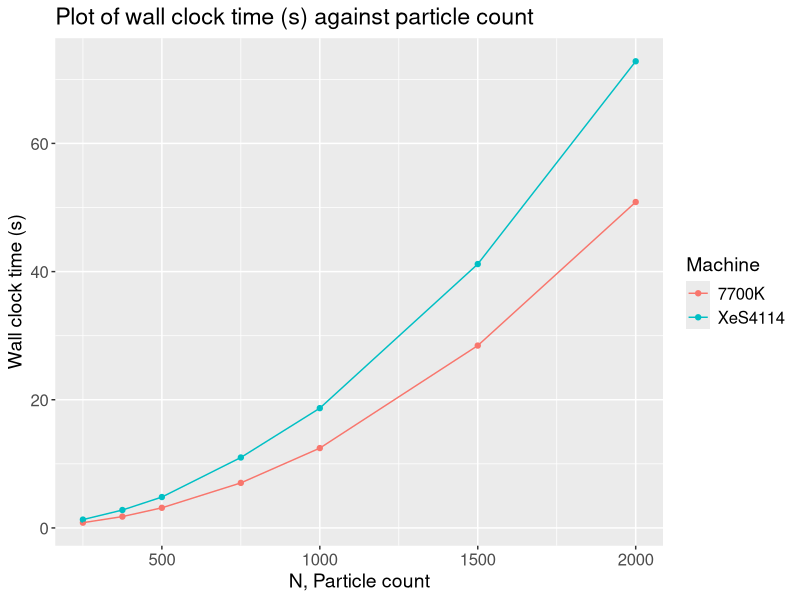
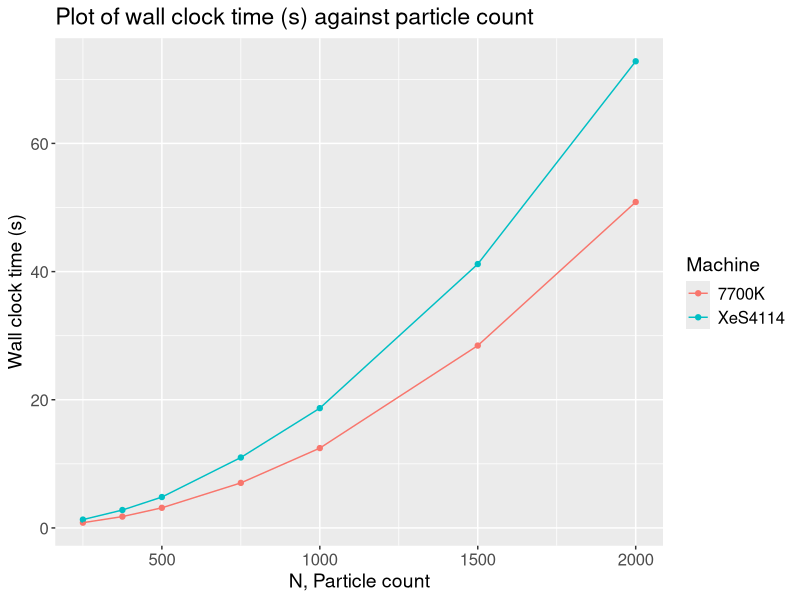

R code for these plots, in order: (Note: this script raises an error after producing the figures.)
library(ggplot2)
library(dplyr)

setwd("E:/Brownie/openmp/report/rawResults/")
seqData = read.csv("seqData.csv")
parData = read.csv("parData.csv")

DEFAULT_N = 1000
DEFAULT_L = 20000
DEFAULT_r = 1
DEFAULT_STEPS = 1000

SAVE_LOCATION = "../processedResults/"

defaultTheme = theme(text=element_text(size=14),
                     axis.text=element_text(size=12),
                     legend.text=element_text(size=12),
                     axis.title=element_text(size=14))
machineLabs = labs(color = 'Machine')

varyNData = with(seqData, seqData[which(L == DEFAULT_L & r == DEFAULT_r & steps == DEFAULT_STEPS),])
ggplot(varyNData) +
    geom_point(aes(N, wall.clock.time, color=machine)) + 
    geom_line(aes(N, wall.clock.time, color=machine)) +
    labs(title = "Plot of wall clock time (s) against particle count",
         x  = "N, Particle count",
         y = "Wall clock time (s)") +
    defaultTheme + machineLabs
ggsave(paste0(SAVE_LOCATION, "seq-varyN.png"), dpi = 300)
write.csv(varyNData, paste0(SAVE_LOCATION, "seq-varyN.csv"), row.names = FALSE)
rm(varyNData)

varyLData = with(seqData, seqData[which(N == DEFAULT_N & r == DEFAULT_r & steps == DEFAULT_STEPS),])
ggplot(varyLData) +
    geom_point(aes(L, wall.clock.time, color=machine)) +
    geom_line(aes(L, wall.clock.time, color=machine)) +
    labs(title = "Plot of wall clock time (s) against box length (units)",
         x  = "L, Box length (units)",
         y = "Wall clock time (s)") +
    defaultTheme + machineLabs
ggsave(paste0(SAVE_LOCATION, "seq-varyL.png"), dpi = 300)
write.csv(varyLData, paste0(SAVE_LOCATION, "seq-varyL.csv"), row.names = FALSE)
rm(varyLData)

varyRData = with(seqData, seqData[which(N == DEFAULT_N & L == DEFAULT_L & steps == DEFAULT_STEPS),])
ggplot(varyRData) +
    geom_point(aes(r, wall.clock.time, color=machine)) +
    geom_line(aes(r, wall.clock.time, color=machine)) +
    labs(title = "Plot of wall clock time (s) against particle radius length (units)",
         x  = "r, Particle radius length (units)",
         y = "Wall clock time (s)") +
    defaultTheme + machineLabs
ggsave(paste0(SAVE_LOCATION, "seq-varyR.png"), dpi = 300)
write.csv(varyRData, paste0(SAVE_LOCATION, "seq-varyR.csv"), row.names = FALSE)
rm(varyRData)

varyStepsData = with(seqData, seqData[which(N == DEFAULT_N & L == DEFAULT_L & r == DEFAULT_r),])
ggplot(varyStepsData) +
    geom_point(aes(steps, wall.clock.time, color=machine)) +
    geom_line(aes(steps, wall.clock.time, color=machine)) +
    labs(title = "Plot of wall clock time (s) against number of steps",
         x  = "Steps",
         y = "Wall clock time (s)") +
    defaultTheme + machineLabs
ggsave(paste0(SAVE_LOCATION, "seq-varySteps.png"), dpi = 300)
write.csv(varyStepsData, paste0(SAVE_LOCATION, "seq-varySteps.csv"), row.names = FALSE)
rm(varyStepsData)

for (n in sort(unique(parData$N))) {
    varyThreadsData = with(parData, parData[which(n == N & L == DEFAULT_L & r == DEFAULT_r & steps == DEFAULT_STEPS),])
    print(ggplot(varyThreadsData) +
              geom_point(aes(threads, wall.clock.time, color=machine)) + 
              geom_line(aes(threads, wall.clock.time, color=machine)) +
              labs(title = paste("Plot of wall clock time (s) against number of threads for N =", n),
                   x  = "Thread count",
                   y = "Wall clock time (s)",
                   legend = "Machine",
                   caption = "Axis for wall clock time is in log10 scale") +
              scale_y_log10() +
              defaultTheme +
              machineLabs)
    ggsave(paste0(SAVE_LOCATION, "par-", n, "N-varyThreads.png"), dpi = 300)
    
    seqPart = with(seqData, seqData[which(n == N & L == DEFAULT_L & r == DEFAULT_r & steps == DEFAULT_STEPS),])
    colnames(seqPart)[colnames(seqPart)=="wall.clock.time"] = "seqTime"
    varyThreadsData = left_join(varyThreadsData, select(seqPart, machine, seqTime), by = 'machine')
    varyThreadsData$speedup = varyThreadsData$seqTime / varyThreadsData$wall.clock.time
    
    print(ggplot(varyThreadsData) +
              geom_point(aes(threads, speedup, color=machine)) + 
              geom_line(aes(threads, speedup, color=machine)) +
              labs(title = paste("Plot of speedup against number of threads for N =", n),
                   x  = "Thread count",
                   y = "Speedup") +
              defaultTheme +
              machineLabs)
    ggsave(paste0(SAVE_LOCATION, "par-", n, "N-speedup.png"), dpi = 300)
    write.csv(varyThreadsData, paste0(SAVE_LOCATION, "par-", n, "N-varyThreads.csv"), row.names = FALSE)
}

rm(varyThreadsData, seqPart)
rm(list=ls())
